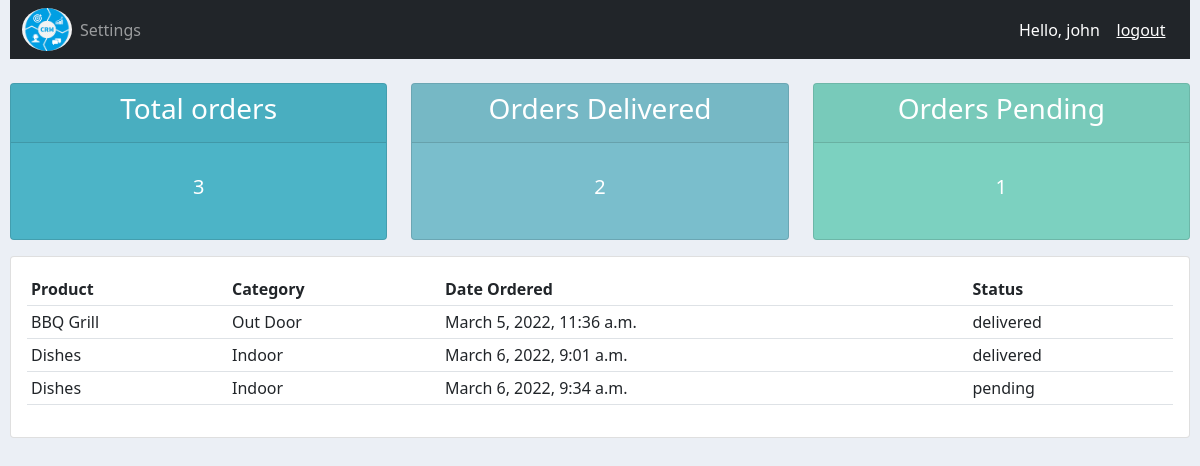
/user/ (signed in), run on the app's committed database.
### accounts/models.py (models this page shows, shortened)
class Order(models.Model):
    STATUS = [
        ('pending', 'Pending'),
        ('on the way', 'Out for delivery'),
        ('delivered', 'Delivered')
    ]
    customer = models.ForeignKey(Customer, on_delete=models.SET_NULL, null=True)
    product = models.ForeignKey(Product, on_delete=models.SET_NULL, null=True)
    date_created = models.DateTimeField(auto_now_add=True, null=True)
    status = models.CharField(max_length=20, null=True, choices=STATUS)

class Product(models.Model):
    CATEGORY = [
        ('In', 'Indoor'),
        ('Out', 'Out Door')
    ]
    name = models.CharField(max_length=200, null=True)
    price = models.FloatField(null=True)
    category = models.CharField(max_length=3, null=True, choices=CATEGORY)
    description = models.CharField(max_length=200, null=True, blank=True)
    date_created = models.DateTimeField(auto_now_add=True, null=True)
    tags = models.ManyToManyField(Tag)
    def __str__(self):
        return self.name

### accounts/decorators.py (the view)
        def wrapper(request, *args, **kwargs):
            group = None
            if request.user.groups.exists():
                group = request.user.groups.all()[0].name
            if group in allowed_roles:
                return view_function(request, *args, **kwargs)
            else:
                return HttpResponse("%s is not authorized in this page." %request.user)

### accounts/views.py (called while the page is built)
@login_required(login_url="login")
@allowed_users(allowed_roles=['customer'])
def user_page(request):
    orders = request.user.customer.order_set.all()
    total_orders = orders.count()
    delivered = orders.filter(status='delivered').count()
    pending = orders.filter(status='pending').count()
    context = {
        'orders': orders,
        'total_orders': total_orders,
        'delivered': delivered,
        'pending': pending
        }
    return render(request, 'accounts/user.html', context)

### accounts/templates/accounts/user.html (shortened to what this page needs)
{% extends 'accounts/base.html' %}
{% block content %}
    {% include 'accounts/status.html' %}
    <div class="row">
        <div class="col-md">
            <div class="card card-body">
                <table class="table table-sm">
                    <tr>
                        <th>Product</th>
                        <th>Category</th>
                        <th>Date Ordered</th>
                        <th>Status</th>
                    </tr>
                    {% for order in orders %}
                        <tr>
                            <td>{{order.product}}</td>
                            <td>{{order.product.get_category_display}}</td>
                            <td>{{order.date_created}}</td>
                            <td>{{order.status}}</td>
                        </tr>
                    {% endfor %}
                </table>
            </div>
        </div>
    </div>
{% endblock content %}

### accounts/templates/accounts/navbar.html (shortened to what this page needs)
{% load static %}
<nav class="navbar navbar-expand-lg bg-dark navbar-dark">
    <div class="container-fluid">
      <img src="{% static 'images/logo.png' %}" style="width: 50px; border-radius: 50%">
      <div class="collapse navbar-collapse" id="collapsibleNavbar">
        <ul class="navbar-nav">
          {% if request.user.is_staff %}
            <li class="nav-item">
              <a class="nav-link" href="{% url 'home' %}">Dashboard</a>
            </li>
            <li class="nav-item">
              <a class="nav-link" href="{% url 'products' %}">Products</a>
            </li>
          {% else %}
            <li class="nav-item">
              <a class="nav-link" href="{% url 'account' %}">Settings</a>
            </li>
          {% endif %}
        </ul>
      </div>
      <div style="direction: rtl; color: white;">
          &nbsp;&nbsp;
        Hello, {{request.user}} &nbsp;&nbsp;
        <a href="{% url 'logout' %}" style="color: white">logout</a>
      </div>
    </div>
  </nav>

### static/css/base.css (style rules this page uses)
body { background-color: #ebeff5; margin-left: 10px; margin-right: 10px; }

### data on the page
Order: product "BBQ Grill", product.category "Out Door", date_created "March 5, 2022, 11:36 a.m.", status "delivered"
Order: product "Dishes", product.category "Indoor", date_created "March 6, 2022, 9:01 a.m.", status "delivered"
Order: product "Dishes", product.category "Indoor", date_created "March 6, 2022, 9:34 a.m.", status "pending"

### other printed values
{{ request.user }} "john"
{{ total_orders }} "3"
{{ delivered }} "2"
{{ pending }} "1"
